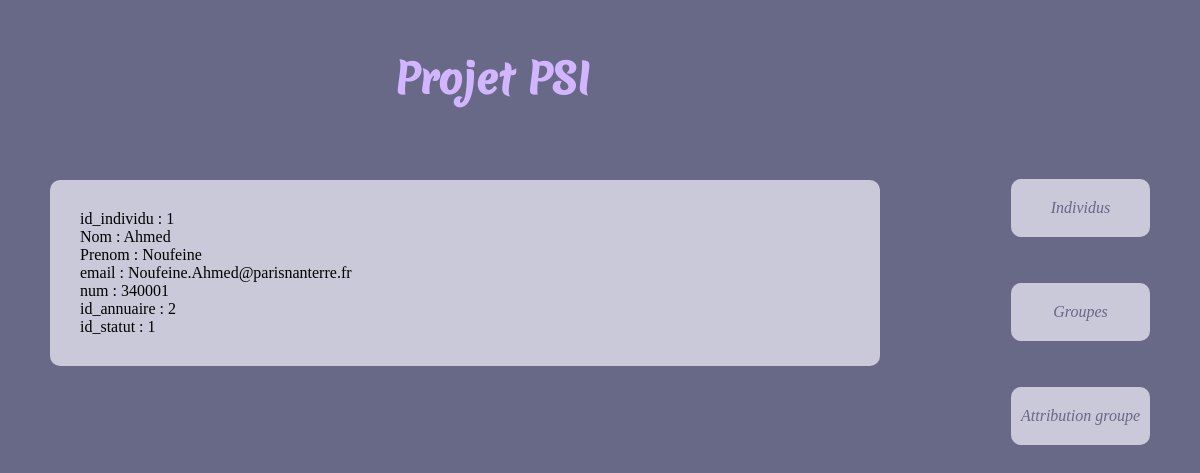
/?controller=list&action=informations&id_individu=1, run on the app's committed database.
### tables this page shows
CREATE TABLE `Individu` (
  `id_individu` int(11) NOT NULL,
  `Nom` varchar(70) NOT NULL,
  `Prenom` varchar(70) NOT NULL,
  `email` varchar(140) NOT NULL,
  `num` int(50) NOT NULL,
  `id_annuaire` int(50) DEFAULT NULL,
  `id_statut` int(11) DEFAULT NULL
);

### Utils/functions.php (called while the page is built)
<?php
function e($message){
	return htmlspecialchars($message, ENT_QUOTES);
}

### Models/Model.php (called while the page is built, shortened)
<?php
class Model{
	private $db;
	private static $instance = null;
	private function __construct() {
		try {
			$this->db = new PDO('mysql:host=localhost;dbname=PSI', 'root', 'root');
			$this->db->query('SET NAMES utf8');
			$this->db->setAttribute(PDO::ATTR_ERRMODE, PDO::ERRMODE_EXCEPTION);
		}
		catch (PDOException $e) {
			die ('Echec connexion, erreur n°'. $e->getCode() . ':' . $e->getMessage());
		}
	}
	public static function get_model(){
		if (is_null(self::$instance))
		self::$instance = new Model();
		return self::$instance;
	}
	public function get_individu_informations($i)
	{
		$requete = $this->db->prepare("SELECT * FROM individu where id_individu=:i");
		$requete->bindValue(':i', $i);
		$requete->execute();
		return $requete->fetch(PDO::FETCH_ASSOC);
	}
}
?>

### Views/view_informations.php (the view)
<?php
require_once 'view_begin.php';
?>
<main>
	<?php foreach ($tab as $key => $v): ?>
		<?= e($key) ?> : <?= e($v) ?> </br>
	<?php endforeach; ?>
</main>
</body>
</html>

### Content/css/nobel.css (style rules this page uses)
body { width : 70%; background-color : #686887; margin:auto; overflow-y: scroll ; position: relative; }
main { width : 70%; margin-left : 150px; margin-right: 100px; background-color : #C9C9D9; border-radius : 10px; padding : 30px; position: relative; }
@media screen and (min-width: 1100px) and (max-width: 1400px) { body { width : 1100px; } }
@media screen and (min-width: 1100px) and (max-width: 1400px) { main, header { margin-left : 0px; } }

### data on the page
individu: id_individu "1", Nom "Ahmed", Prenom "Noufeine", email "Noufeine.Ahmed@parisnanterre.fr", num "340001", id_annuaire "2", id_statut "1"

### other printed values
$key "id_individu"
$key "Nom"
$key "Prenom"
$key "email"
$key "num"
$key "id_annuaire"
$key "id_statut"
